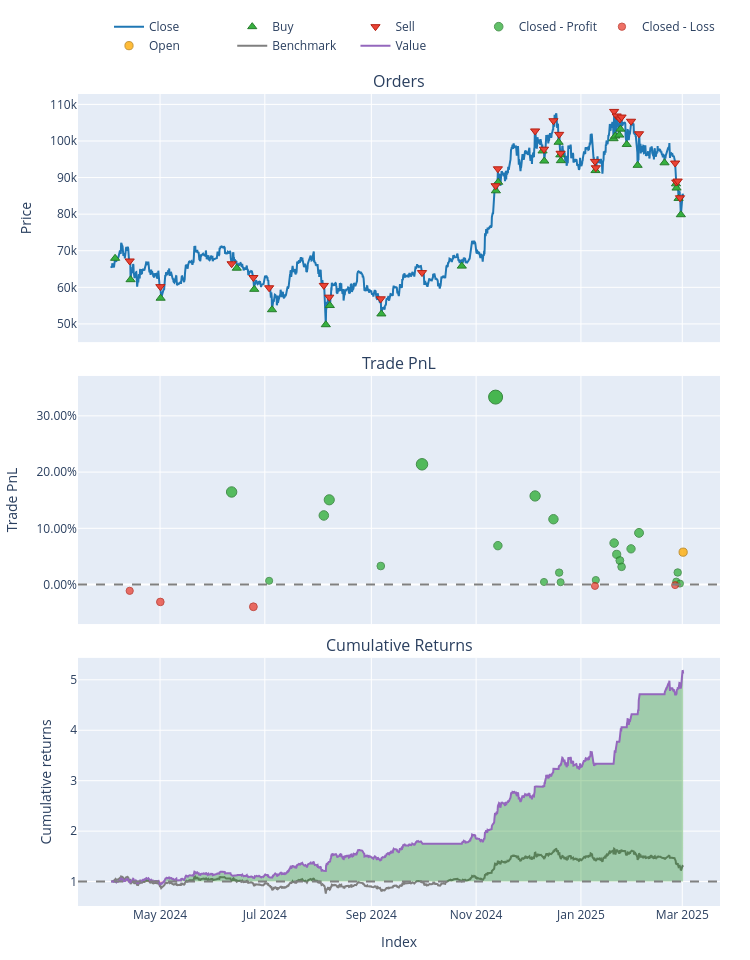

Source (notebook cell):
### Markdown cell above
Backtest with full dataset

### Code cell
import sys
import os
import warnings
from pathlib import Path

# ---------------------------------------------------------------------------
# 1) SET PROJECT ROOT AND UPDATE PATH/WORKING DIRECTORY
# ---------------------------------------------------------------------------
project_root = Path.cwd().parent.parent
sys.path.append(str(project_root))
os.chdir(str(project_root))
warnings.filterwarnings("ignore")

import pandas as pd
import numpy as np
import MetaTrader5 as mt5
import vectorbt as vbt
import joblib

# Our modules
from data.data_loader import get_data_mt5
from features.feature_engineering import add_all_ta_features
from features.labeling_schemes import calculate_future_returns

# Sklearn
from sklearn.metrics import mean_squared_error

###########################################################
# 1) DATA LOADING & FEATURE ENGINEERING
###########################################################
if not mt5.initialize():
    print("Failed to initialize MT5")
else:
    # Fetch 2000 most recent bars for backtesting
    data = get_data_mt5(symbol="BTCUSD", timeframe=mt5.TIMEFRAME_H4, n_bars=2000, start_pos=0)
    mt5.shutdown()

df = add_all_ta_features(data)
df = calculate_future_returns(df).dropna(subset=["future_returns"])

# Ensure chronological order if needed:
df = df.sort_index()

X = df.drop(columns=["future_returns"])
y = df["future_returns"]

###########################################################
# 2) LOAD BEST PIPELINE & TRAIN ON FULL DATASET
###########################################################
best_pipeline = joblib.load("models/saved_models/best_rf_pipeline.pkl")
print("Loaded best pipeline from 'best_rf_pipeline.pkl'")

print("\nTraining on full dataset (No folds) ...")
best_pipeline.fit(X, y)

# Predict on full dataset
preds = best_pipeline.predict(X)
mse = mean_squared_error(y, preds)

# Convert predictions to trading signals
threshold = 0.0005  # Min predicted return for a trade
signals = np.where(preds > threshold, 1, np.where(preds < -threshold, -1, 0))

###########################################################
# 3) RUN VECTORBT BACKTEST ON FULL DATASET
###########################################################
print("\nRunning Full Backtest on Entire 2000 Bars...")

# Align signals with the dataset
df_full = df.copy()
close_prices_full = df_full["close"]

if len(signals) < len(close_prices_full):
    signals = np.append(signals, [0] * (len(close_prices_full) - len(signals)))

signals_s = pd.Series(signals, index=close_prices_full.index)

fees = 0.0002  # 0.02% transaction cost per trade

pf_full = vbt.Portfolio.from_signals(
    close_prices_full,
    entries=signals_s > 0,
    exits=signals_s < 0,
    init_cash=10000,
    freq='4H',
    fees=fees
)

total_return = pf_full.total_return()
sharpe_ratio = pf_full.sharpe_ratio()

print("\nFull Backtest Results:")
print(f"MSE={mse:.2e}, Return={total_return:.2f}%, Sharpe={sharpe_ratio:.2f}")
print(pf_full.stats())

# Optional: Plot the backtest results
fig = pf_full.plot()
fig.show()

### Figure 1 — Plotly figure (JSON) as saved in the notebook; plotly's stock layout.template omitted (floating-point values rounded to 4 significant figures; data arrays with more than 128 entries replaced by an {"elided": "..."} marker saying what was removed)
{"data": [{"legendgroup": "0", "line": {"color": "#1f77b4"}, "name": "Close", "showlegend": true, "type": "scatter", "uid": "2a59c3d8-7a58-40d8-a5af-15c0ca3f1f64", "x": {"elided": "1999 str values"}, "xaxis": "x", "y": {"elided": "1999 float values"}, "yaxis": "y"}, {"customdata": [[0, 0.1472, 2.0], [2, 0.1592, 1.977], [4, 0.168, 1.916], [6, 0.1711, 2.232], [8, 0.1803, 2.144], [10, 0.2002, 2.158], [12, 0.2433, 2.423], [14, 0.2533, 2.788], [16, 0.2731, 2.88], [18, 0.2656, 3.496], [20, 0.2698, 4.661], [22, 0.2808, 4.983], [24, 0.2965, 5.768], [26, 0.3066, 5.795], [28, 0.3245, 6.468], [30, 0.3433, 6.605], [32, 0.3505, 6.633], [34, 0.36, 6.616], [36, 0.3314, 6.669], [38, 0.3533, 7.161], [40, 0.3713, 7.546], [42, 0.3811, 7.868], [44, 0.4097, 8.116], [46, 0.4624, 8.632], [48, 0.5012, 9.425], [50, 0.5333, 9.416], [52, 0.5432, 9.465], [54, 0.5735, 9.669], [56, 0.6066, 9.686]], "hovertemplate": "Order Id: %{customdata[0]}<br>Timestamp: %{x}<br>Price: %{y}<br>Size: %{customdata[1]:.6f}<br>Fees: %{customdata[2]:.6f}", "legendgroup": "1", "marker": {"color": "#37B13F", "line": {"color": "rgb(38,123,44)", "width": 1}, "size": 8, "symbol": "triangle-up"}, "mode": "markers", "name": "Buy", "type": "scatter", "uid": "85383570-3508-4a57-9491-f0b47cab66b3", "x": ["2024-04-04T20:00:00", "2024-04-13T20:00:00", "2024-05-01T08:00:00", "2024-06-14T16:00:00", "2024-06-24T20:00:00", "2024-07-05T04:00:00", "2024-08-05T12:00:00", "2024-08-07T20:00:00", "2024-09-06T20:00:00", "2024-10-23T16:00:00", "2024-11-12T12:00:00", "2024-11-13T20:00:00", "2024-12-09T16:00:00", "2024-12-10T16:00:00", "2024-12-19T00:00:00", "2024-12-20T00:00:00", "2024-12-20T08:00:00", "2025-01-09T12:00:00", "2025-01-20T00:00:00", "2025-01-21T00:00:00", "2025-01-23T08:00:00", "2025-01-24T00:00:00", "2025-01-27T16:00:00", "2025-02-03T00:00:00", "2025-02-18T16:00:00", "2025-02-25T08:00:00", "2025-02-25T16:00:00", "2025-02-26T20:00:00", "2025-02-28T04:00:00"], "xaxis": "x", "y": [67940.0, 62090.0, 57030.0, 65230.0, 59460.0, 53880.0, 49790.0, 55030.0, 52730.0, 65800.0, 86380.0, 88720.0, 97270.0, 94510.0, 99650.0, 96200.0, 94610.0, 91910.0, 100600.0, 101300.0, 101600.0, 103200.0, 99060.0, 93350.0, 94030.0, 88270.0, 87130.0, 84300.0, 79840.0], "yaxis": "y"}, {"customdata": [[1, 0.1472, 1.978], [3, 0.1592, 1.917], [5, 0.168, 2.233], [7, 0.1711, 2.144], [9, 0.1803, 2.159], [11, 0.2002, 2.424], [13, 0.2433, 2.789], [15, 0.2533, 2.881], [17, 0.2731, 3.497], [19, 0.2656, 4.663], [21, 0.2698, 4.985], [23, 0.2808, 5.771], [25, 0.2965, 5.797], [27, 0.3066, 6.47], [29, 0.3245, 6.608], [31, 0.3433, 6.635], [33, 0.3505, 6.619], [35, 0.36, 6.672], [37, 0.3314, 7.164], [39, 0.3533, 7.549], [41, 0.3713, 7.871], [43, 0.3811, 8.12], [45, 0.4097, 8.635], [47, 0.4624, 9.429], [49, 0.5012, 9.419], [51, 0.5333, 9.469], [53, 0.5432, 9.673], [55, 0.5735, 9.69]], "hovertemplate": "Order Id: %{customdata[0]}<br>Timestamp: %{x}<br>Price: %{y}<br>Size: %{customdata[1]:.6f}<br>Fees: %{customdata[2]:.6f}", "legendgroup": "2", "marker": {"color": "#EA4335", "line": {"color": "rgb(181,31,18)", "width": 1}, "size": 8, "symbol": "triangle-down"}, "mode": "markers", "name": "Sell", "type": "scatter", "uid": "f78c2851-a2af-4385-9013-fdf5e9824a1d", "x": ["2024-04-13T08:00:00", "2024-05-01T04:00:00", "2024-06-11T16:00:00", "2024-06-24T08:00:00", "2024-07-03T12:00:00", "2024-08-04T08:00:00", "2024-08-07T12:00:00", "2024-09-06T12:00:00", "2024-09-30T12:00:00", "2024-11-12T08:00:00", "2024-11-13T16:00:00", "2024-12-05T08:00:00", "2024-12-10T12:00:00", "2024-12-16T00:00:00", "2024-12-19T08:00:00", "2024-12-20T04:00:00", "2025-01-09T04:00:00", "2025-01-09T16:00:00", "2025-01-20T08:00:00", "2025-01-21T20:00:00", "2025-01-23T16:00:00", "2025-01-24T16:00:00", "2025-01-30T04:00:00", "2025-02-03T20:00:00", "2025-02-24T20:00:00", "2025-02-25T12:00:00", "2025-02-26T08:00:00", "2025-02-27T16:00:00"], "xaxis": "x", "y": [67200.0, 60190.0, 66440.0, 62680.0, 59880.0, 60520.0, 57310.0, 56860.0, 64030.0, 87770.0, 92390.0, 102700.0, 97750.0, 105500.0, 101800.0, 96640.0, 94420.0, 92680.0, 108100.0, 106800.0, 106000.0, 106500.0, 105400.0, 102000.0, 93970.0, 88780.0, 89040.0, 84480.0], "yaxis": "y"}, {"customdata": [[2, 2, 1578.0, 0.1647], [4, 4, 71.19, 0.006642], [5, 5, 1326.0, 0.1229], [6, 6, 1826.0, 0.1507], [7, 7, 459.7, 0.03298], [8, 8, 3080.0, 0.2139], [9, 9, 5827.0, 0.3334], [10, 10, 1612.0, 0.06919], [11, 11, 3926.0, 0.1576], [12, 12, 132.4, 0.00459], [13, 13, 3366.0, 0.1162], [14, 14, 686.6, 0.02123], [15, 15, 137.8, 0.004174], [17, 17, 265.2, 0.008015], [18, 18, 2460.0, 0.07378], [19, 19, 1924.0, 0.05372], [20, 20, 1612.0, 0.04272], [21, 21, 1241.0, 0.03154], [22, 22, 2578.0, 0.06353], [23, 23, 3966.0, 0.0919], [25, 25, 249.6, 0.005302], [26, 26, 1017.0, 0.02149], [27, 27, 84.23, 0.001742]], "hovertemplate": "Exit Trade Id: %{customdata[0]}<br>Position Id: %{customdata[1]}<br>Exit Timestamp: %{x}<br>PnL: %{customdata[2]:.6f}<br>Return: %{customdata[3]:.2%}", "legendgroup": "3", "marker": {"color": "#37B13F", "line": {"color": "rgb(38,123,44)", "width": 1}, "opacity": [0.8239, 0.7525, 0.805, 0.8176, 0.7644, 0.8461, 0.9, 0.7808, 0.8207, 0.7516, 0.802, 0.7591, 0.7514, 0.7532, 0.7828, 0.7738, 0.7688, 0.7638, 0.7782, 0.791, 0.7519, 0.7592, 0.7503], "size": [10.45, 7.119, 9.567, 10.15, 7.673, 11.48, 14, 8.436, 10.3, 7.076, 9.425, 7.426, 7.067, 7.148, 8.533, 8.11, 7.879, 7.643, 8.317, 8.914, 7.091, 7.432, 7.016], "symbol": "circle"}, "mode": "markers", "name": "Closed - Profit", "type": "scatter", "uid": "8ad09163-d4f2-4595-9fd2-8b380eec57ad", "x": ["2024-06-11T16:00:00", "2024-07-03T12:00:00", "2024-08-04T08:00:00", "2024-08-07T12:00:00", "2024-09-06T12:00:00", "2024-09-30T12:00:00", "2024-11-12T08:00:00", "2024-11-13T16:00:00", "2024-12-05T08:00:00", "2024-12-10T12:00:00", "2024-12-16T00:00:00", "2024-12-19T08:00:00", "2024-12-20T04:00:00", "2025-01-09T16:00:00", "2025-01-20T08:00:00", "2025-01-21T20:00:00", "2025-01-23T16:00:00", "2025-01-24T16:00:00", "2025-01-30T04:00:00", "2025-02-03T20:00:00", "2025-02-25T12:00:00", "2025-02-26T08:00:00", "2025-02-27T16:00:00"], "xaxis": "x2", "y": [0.1647, 0.006642, 0.1229, 0.1507, 0.03298, 0.2139, 0.3334, 0.06919, 0.1576, 0.00459, 0.1162, 0.02123, 0.004174, 0.008015, 0.07378, 0.05372, 0.04272, 0.03154, 0.06353, 0.0919, 0.005302, 0.02149, 0.001742], "yaxis": "y2"}, {"customdata": [[0, 0, -111.5, -0.01115], [1, 1, -305.5, -0.0309], [3, 3, -440.9, -0.03951], [16, 16, -81.7, -0.002463], [24, 24, -47.16, -0.001001]], "hovertemplate": "Exit Trade Id: %{customdata[0]}<br>Position Id: %{customdata[1]}<br>Exit Timestamp: %{x}<br>PnL: %{customdata[2]:.6f}<br>Return: %{customdata[3]:.2%}", "legendgroup": "4", "marker": {"color": "#EA4335", "line": {"color": "rgb(181,31,18)", "width": 1}, "opacity": [0.7546, 0.7635, 0.7674, 0.7507, 0.75], "size": [7.214, 7.63, 7.811, 7.031, 7], "symbol": "circle"}, "mode": "markers", "name": "Closed - Loss", "type": "scatter", "uid": "20ee792a-312d-47b1-b3b6-cb3086eb6684", "x": ["2024-04-13T08:00:00", "2024-05-01T04:00:00", "2024-06-24T08:00:00", "2025-01-09T04:00:00", "2025-02-24T20:00:00"], "xaxis": "x2", "y": [-0.01115, -0.0309, -0.03951, -0.002463, -0.001001], "yaxis": "y2"}, {"customdata": [[28, 28, 2789.0, 0.0576]], "hovertemplate": "Exit Trade Id: %{customdata[0]}<br>Position Id: %{customdata[1]}<br>Exit Timestamp: %{x}<br>PnL: %{customdata[2]:.6f}<br>Return: %{customdata[3]:.2%}", "legendgroup": "5", "marker": {"color": "#FFAA00", "line": {"color": "rgb(178,118,0)", "width": 1}, "opacity": [0.7755], "size": [8.192], "symbol": "circle"}, "mode": "markers", "name": "Open", "type": "scatter", "uid": "b8d4b26c-fecf-4aac-b70d-e9c7928240d2", "x": ["2025-03-01T12:00:00"], "xaxis": "x2", "y": [0.0576], "yaxis": "y2"}, {"legendgroup": "6", "line": {"color": "#7f7f7f"}, "name": "Benchmark", "showlegend": true, "type": "scatter", "uid": "5db4a59d-4c80-4cad-b786-17247b1608c3", "x": {"elided": "1999 str values"}, "xaxis": "x3", "y": {"elided": "1999 float values"}, "yaxis": "y3"}, {"hoverinfo": "skip", "legendgroup": "7", "line": {"color": "rgba(0, 0, 0, 0)", "width": 0}, "opacity": 0, "showlegend": false, "type": "scatter", "uid": "ec04184f-f3c4-4172-9dd7-053f7a9ca849", "x": {"elided": "1999 str values"}, "xaxis": "x3", "y": {"elided": "1999 int values"}, "yaxis": "y3"}, {"connectgaps": false, "fill": "tonexty", "fillcolor": "rgba(0, 128, 0, 0.3)", "hoverinfo": "skip", "legendgroup": "7", "line": {"color": "rgba(0, 0, 0, 0)", "width": 0}, "opacity": 0, "showlegend": false, "type": "scatter", "uid": "86dd1cee-956d-475c-aca4-5ce73a7eb224", "x": {"elided": "1999 str values"}, "xaxis": "x3", "y": {"elided": "1999 float values"}, "yaxis": "y3"}, {"hoverinfo": "skip", "legendgroup": "7", "line": {"color": "rgba(0, 0, 0, 0)", "width": 0}, "opacity": 0, "showlegend": false, "type": "scatter", "uid": "d2f5e4a1-372f-46d9-ab84-934f77e26ac4", "x": {"elided": "1999 str values"}, "xaxis": "x3", "y": {"elided": "1999 int values"}, "yaxis": "y3"}, {"connectgaps": false, "fill": "tonexty", "fillcolor": "rgba(255, 0, 0, 0.3)", "hoverinfo": "skip", "legendgroup": "7", "line": {"color": "rgba(0, 0, 0, 0)", "width": 0}, "opacity": 0, "showlegend": false, "type": "scatter", "uid": "5bb00978-ea22-4b88-b226-1850c3cb18c8", "x": {"elided": "1999 str values"}, "xaxis": "x3", "y": {"elided": "1999 float values"}, "yaxis": "y3"}, {"legendgroup": "8", "line": {"color": "#9467bd"}, "name": "Value", "showlegend": true, "type": "scatter", "uid": "58937ed5-95d7-4c11-b69d-f3fa30e3d31e", "x": {"elided": "1999 str values"}, "xaxis": "x3", "y": {"elided": "1999 float values"}, "yaxis": "y3"}, {"hoverinfo": "skip", "legendgroup": "7", "line": {"color": "rgba(0, 0, 0, 0)", "width": 0}, "opacity": 0, "showlegend": false, "type": "scatter", "uid": "71ed8aa1-8cfb-4f08-8dcb-7e45468c0e74", "x": {"elided": "1999 str values"}, "xaxis": "x3", "y": {"elided": "1999 int values"}, "yaxis": "y3"}], "layout": {"annotations": [{"font": {"size": 16}, "showarrow": false, "text": "Orders", "x": 0.5, "xanchor": "center", "xref": "paper", "y": 1, "yanchor": "bottom", "yref": "paper"}, {"font": {"size": 16}, "showarrow": false, "text": "Trade PnL", "x": 0.5, "xanchor": "center", "xref": "paper", "y": 0.6528, "yanchor": "bottom", "yref": "paper"}, {"font": {"size": 16}, "showarrow": false, "text": "Cumulative Returns", "x": 0.5, "xanchor": "center", "xref": "paper", "y": 0.3056, "yanchor": "bottom", "yref": "paper"}], "height": 960, "legend": {"orientation": "h", "traceorder": "normal", "x": 1, "xanchor": "right", "y": 1.042, "yanchor": "bottom"}, "margin": {"b": 30, "l": 30, "r": 30, "t": 30}, "shapes": [{"line": {"color": "gray", "dash": "dash"}, "type": "line", "x0": 0, "x1": 1, "xref": "paper", "y0": 0, "y1": 0, "yref": "y2"}, {"line": {"color": "gray", "dash": "dash"}, "type": "line", "x0": 0, "x1": 1, "xref": "paper", "y0": 1, "y1": 1, "yref": "y3"}], "showlegend": true, "width": 750, "xaxis": {"anchor": "y", "domain": [0, 1], "matches": "x3", "showticklabels": false}, "xaxis2": {"anchor": "y2", "domain": [0, 1], "matches": "x3", "showticklabels": false}, "xaxis3": {"anchor": "y3", "domain": [0, 1], "title": {"text": "Index"}}, "yaxis": {"anchor": "x", "domain": [0.6944, 1], "title": {"text": "Price"}}, "yaxis2": {"anchor": "x2", "domain": [0.3472, 0.6528], "tickformat": ".2%", "title": {"text": "Trade PnL"}}, "yaxis3": {"anchor": "x3", "domain": [0, 0.3056], "title": {"text": "Cumulative returns"}}}}
